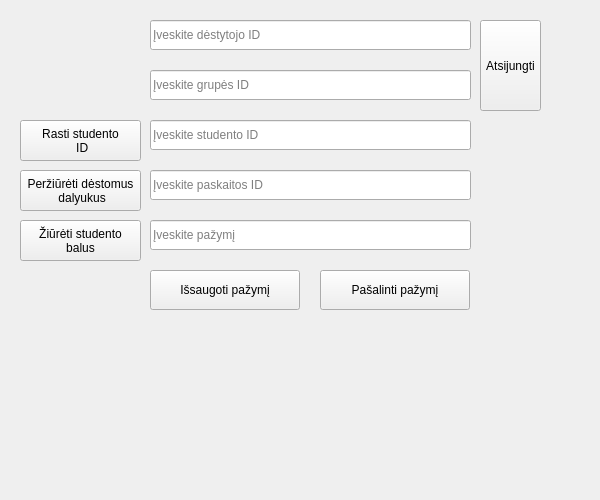
<?xml version="1.0" encoding="UTF-8"?>
<ui version="4.0">
 <class>TeacherUI</class>
 <widget class="QMainWindow" name="TeacherUI">
  <property name="geometry">
   <rect>
    <x>0</x>
    <y>0</y>
    <width>600</width>
    <height>500</height>
   </rect>
  </property>
  <property name="windowTitle">
   <string>Teacher</string>
  </property>
  <widget class="QWidget" name="centralwidget">
   <widget class="QLineEdit" name="teacherIDLineEdit">
    <property name="geometry">
     <rect>
      <x>150</x>
      <y>20</y>
      <width>321</width>
      <height>30</height>
     </rect>
    </property>
    <property name="placeholderText">
     <string>Įveskite dėstytojo ID</string>
    </property>
   </widget>
   <widget class="QLineEdit" name="groupIDLineEdit">
    <property name="geometry">
     <rect>
      <x>150</x>
      <y>70</y>
      <width>321</width>
      <height>30</height>
     </rect>
    </property>
    <property name="placeholderText">
     <string>Įveskite grupės ID</string>
    </property>
   </widget>
   <widget class="QLineEdit" name="studentIDLineEdit">
    <property name="geometry">
     <rect>
      <x>150</x>
      <y>120</y>
      <width>321</width>
      <height>30</height>
     </rect>
    </property>
    <property name="placeholderText">
     <string>Įveskite studento ID</string>
    </property>
   </widget>
   <widget class="QLineEdit" name="subjectIDLineEdit">
    <property name="geometry">
     <rect>
      <x>150</x>
      <y>170</y>
      <width>321</width>
      <height>30</height>
     </rect>
    </property>
    <property name="placeholderText">
     <string>Įveskite paskaitos ID</string>
    </property>
   </widget>
   <widget class="QLineEdit" name="gradeLineEdit">
    <property name="geometry">
     <rect>
      <x>150</x>
      <y>220</y>
      <width>321</width>
      <height>30</height>
     </rect>
    </property>
    <property name="placeholderText">
     <string>Įveskite pažymį</string>
    </property>
   </widget>
   <widget class="QPushButton" name="saveGradeButton">
    <property name="geometry">
     <rect>
      <x>150</x>
      <y>270</y>
      <width>150</width>
      <height>40</height>
     </rect>
    </property>
    <property name="text">
     <string>Išsaugoti pažymį</string>
    </property>
   </widget>
   <widget class="QPushButton" name="deleteGradeButton">
    <property name="geometry">
     <rect>
      <x>320</x>
      <y>270</y>
      <width>150</width>
      <height>40</height>
     </rect>
    </property>
    <property name="text">
     <string>Pašalinti pažymį</string>
    </property>
   </widget>
   <widget class="QPushButton" name="exitButton">
    <property name="geometry">
     <rect>
      <x>480</x>
      <y>20</y>
      <width>61</width>
      <height>91</height>
     </rect>
    </property>
    <property name="text">
     <string>Atsijungti</string>
    </property>
   </widget>
   <widget class="QPushButton" name="viewSubjectsButton">
    <property name="geometry">
     <rect>
      <x>20</x>
      <y>170</y>
      <width>121</width>
      <height>41</height>
     </rect>
    </property>
    <property name="text">
     <string>Peržiūrėti dėstomus
 dalyukus</string>
    </property>
   </widget>
   <widget class="QPushButton" name="viewGradesButton">
    <property name="geometry">
     <rect>
      <x>20</x>
      <y>220</y>
      <width>121</width>
      <height>41</height>
     </rect>
    </property>
    <property name="text">
     <string>Žiūrėti studento
balus</string>
    </property>
   </widget>
   <widget class="QPushButton" name="findStudentIDButton">
    <property name="geometry">
     <rect>
      <x>20</x>
      <y>120</y>
      <width>121</width>
      <height>41</height>
     </rect>
    </property>
    <property name="text">
     <string>Rasti studento
 ID</string>
    </property>
   </widget>
  </widget>
 </widget>
 <resources/>
 <connections/>
</ui>
